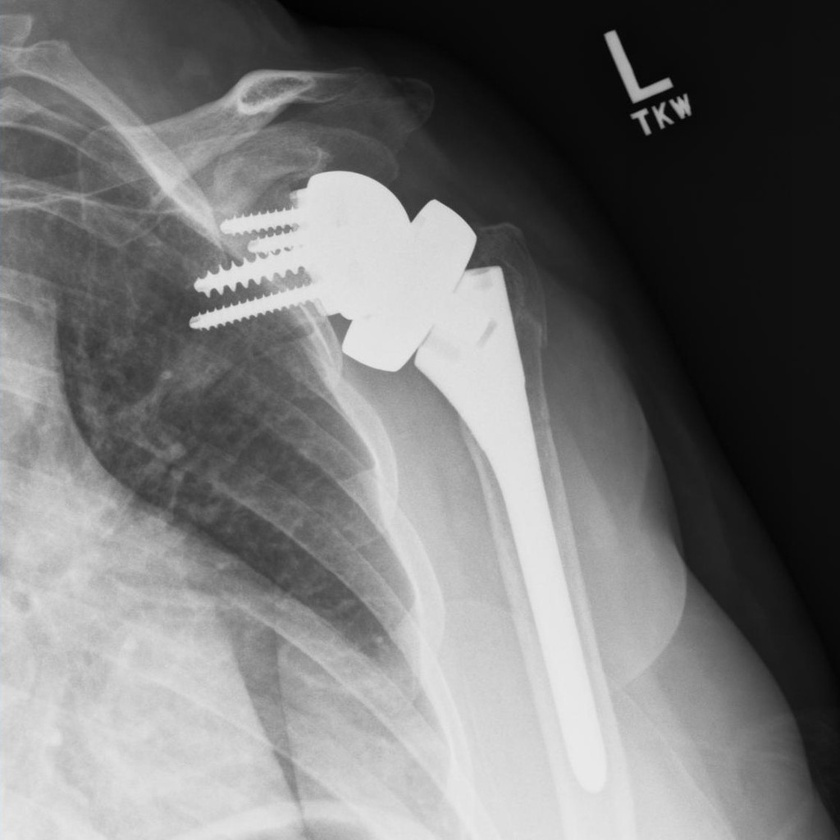
#> input picture HW4 - Frequency Domain/shoulder.jpg, 840 x 840 px, shrunk from 1024 x 1024 before the run
$ jupyter execute Part4.ipynb
#> lines starting #> are read from the running program, lines starting #| are printed output that depends on the picture; after the words box and inside, x2 and y2 are one past the last pixel; in counts of white or black regions, pixels touching at a corner belong together
[cell 1]
import numpy as np
import matplotlib.pyplot as plt
import cv2

## Section 1

[cell 2]
shoulder = cv2.imread("./shoulder.jpg", cv2.IMREAD_GRAYSCALE)
#> shoulder: shape (840, 840); min 0, max 235, mean 117.6
plt.imshow(shoulder, cmap="gray");

## Section 2

[cell 3]
def fourier(image):
    fft = np.fft.fft2(image)
    fft = np.fft.fftshift(fft)
    return np.log(1 + np.abs(fft)), np.angle(fft), fft

def show_fourier(original=None, magnitude=None, phase=None, super_title="", figsize=(12, 6)):
    if magnitude is None and phase is None:
        magnitude, phase = fourier(original)

    fig, axs = plt.subplots(1, 3, figsize=figsize)
    fig.tight_layout()
    axs[0].imshow(original, cmap='gray')
    axs[0].set_title('Original')
    axs[1].imshow(magnitude, cmap='gray')
    axs[1].set_title('log(Magnitude)')
    axs[2].imshow(phase, cmap='gray')
    axs[2].set_title('Phase')
    fig.suptitle(super_title)
    plt.show()

magnitude, phase, fft = fourier(shoulder)
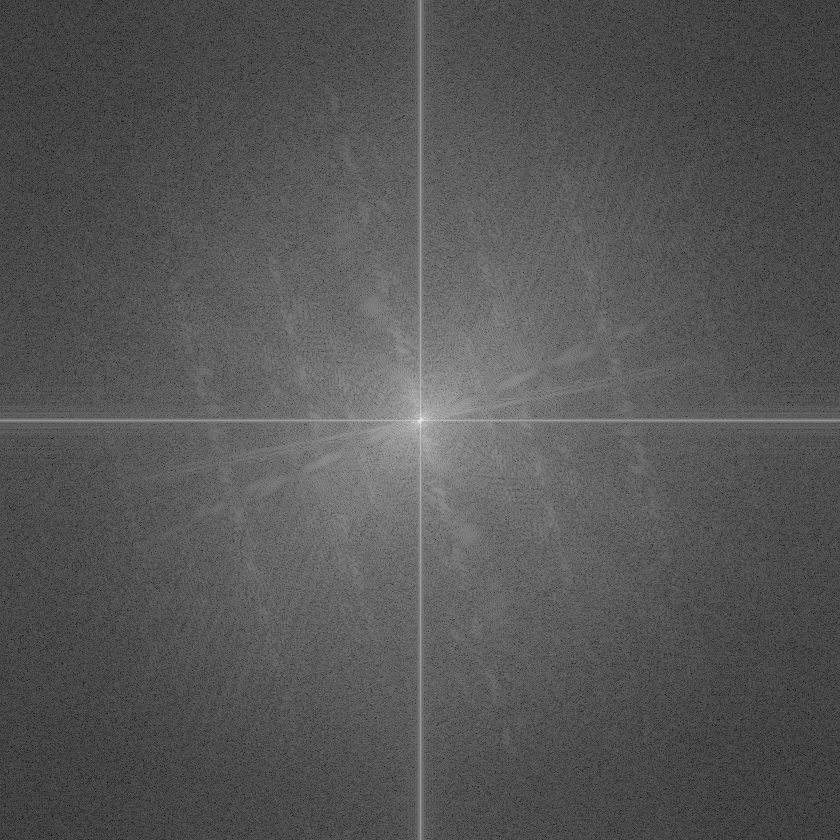
#> magnitude: shape (840, 840) float64; min 0.99, max 18.23, mean 6.85; drawn with min black and max white
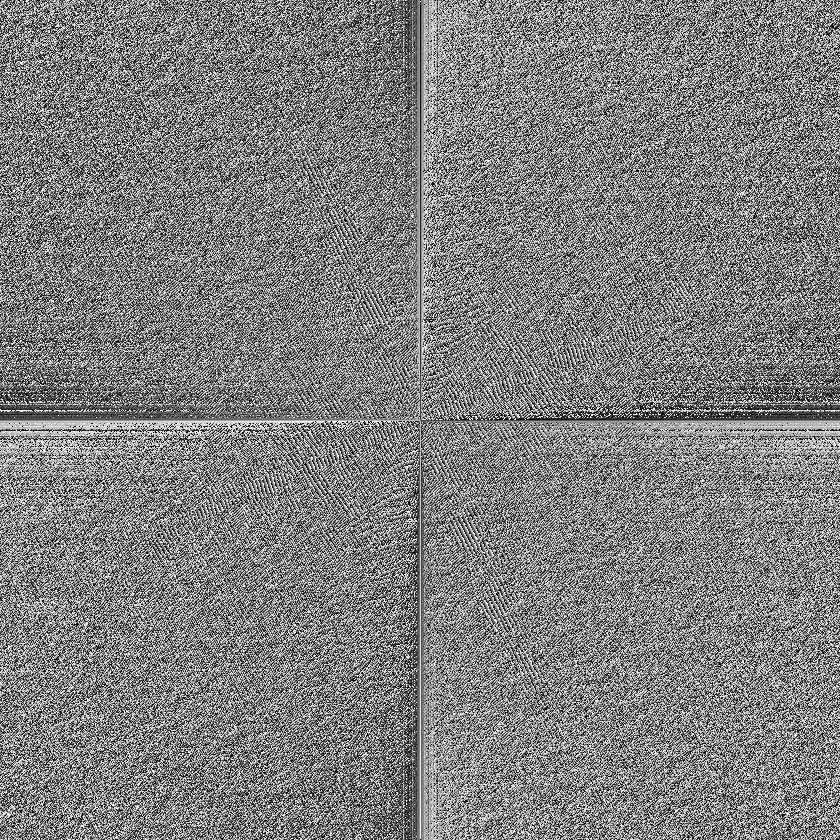
#> phase: shape (840, 840) float64; min -3.14, max 3.14, mean -8.9e-06; drawn with min black and max white
show_fourier(original=shoulder, magnitude=magnitude, phase=phase, super_title="Shoulder")
#> in show_fourier, `plt.show()`:
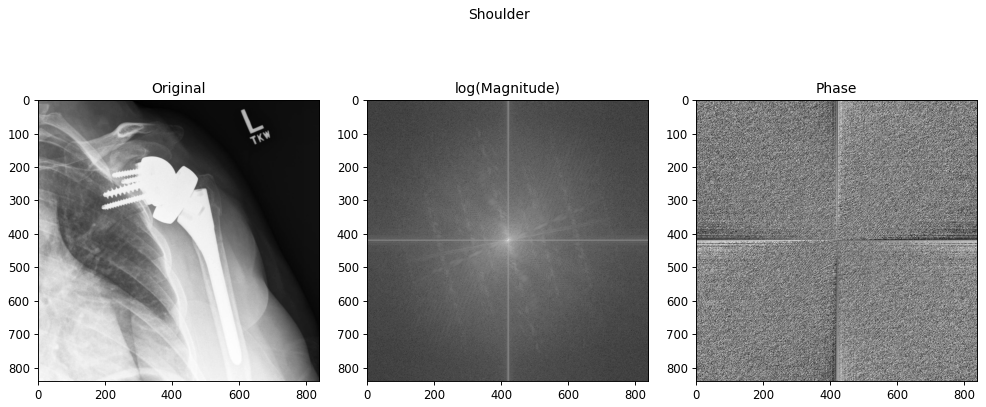
#> figure drawn by matplotlib, 3 panels

## Section 3

[cell 4]
def distance(i, j, shape):
    cx, cy = shape[0] // 2, shape[1] // 2
    return ((i - cx) ** 2 + (j - cy) ** 2) ** 0.5
def ideal_low_pass_filter(shape, r):
    return np.fromfunction(lambda i,j: distance(i, j, shape) ** 2 <= r ** 2, shape, dtype=float)

def gaussian_filter(shape, r):
    return np.fromfunction(lambda i,j: np.exp(-distance(i, j, shape) ** 2 / (2 * r** 2)), shape, dtype=float)

def butterworth_filter(shape, r):
    return np.fromfunction(lambda i,j: 1 / (1 + (distance(i, j, shape) / r) ** 4), shape, dtype=float)

def get_highpass(lp):
    return np.ones(lp.shape) - lp

def inverse_fourier(f):
    ishift_f = np.fft.ifftshift(f)
    image = np.fft.ifft2(ishift_f)
    image = np.abs(image)
    return image

def logabs(x):
    return np.log(1 + np.abs(x))

## Section 4

[cell 5]
shape = fft.shape
#> shape = (840, 840)
shape
#> Out = (840, 840)

### C = 30

[cell 6]
c = 30
ideal_fft_30 = fft * get_highpass(ideal_low_pass_filter(shape, c))
#> in get_highpass, `return np.ones(lp.shape) - lp`:
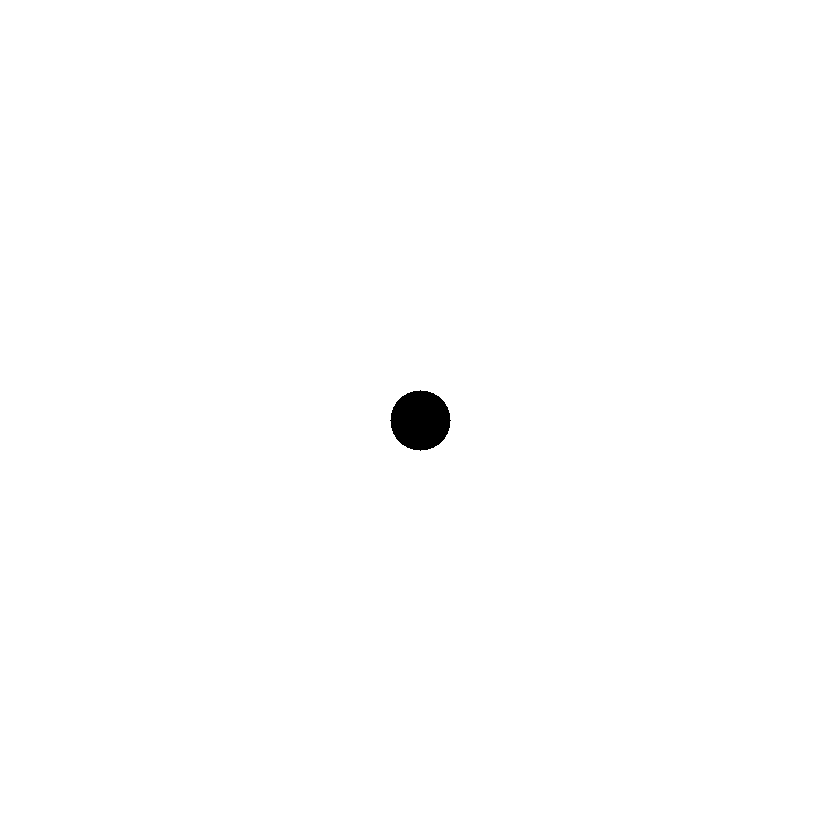
#> returned value: shape (840, 840) float64; values 0 (black) and 1 (white), 99.6% white; 1 black region, box (x1, y1, x2, y2) and area: (390, 390, 451, 451) 2821
gaussian_fft_30 = fft * get_highpass(gaussian_filter(shape, c))
butterworth_fft_30 = fft * get_highpass(butterworth_filter(shape, c))

### c = 100

[cell 7]
c = 100
ideal_fft_100 = fft * get_highpass(ideal_low_pass_filter(shape, c))
#> in get_highpass (call 4), `return np.ones(lp.shape) - lp`: returned value: shape (840, 840) float64; values 0 (black) and 1 (white), 95.5% white; 1 black region, box (x1, y1, x2, y2) and area: (320, 320, 521, 521) 31417
gaussian_fft_100 = fft * get_highpass(gaussian_filter(shape, c))
butterworth_fft_100 = fft * get_highpass(butterworth_filter(shape, c))

[cell 8]
fig, axs = plt.subplots(2, 3, figsize=(15, 10))
axs[0, 0].imshow(logabs(ideal_fft_30), cmap='gray')
axs[0, 0].set_title('ideal 30')

axs[0, 1].imshow(logabs(gaussian_fft_30), cmap='gray')
axs[0, 1].set_title('gaussian 30')

axs[0, 2].imshow(logabs(butterworth_fft_30), cmap='gray')
axs[0, 2].set_title('butterworth 30')

axs[1, 0].imshow(logabs(ideal_fft_100), cmap='gray')
#> in logabs (call 4), `return np.log(1 + np.abs(x))`:
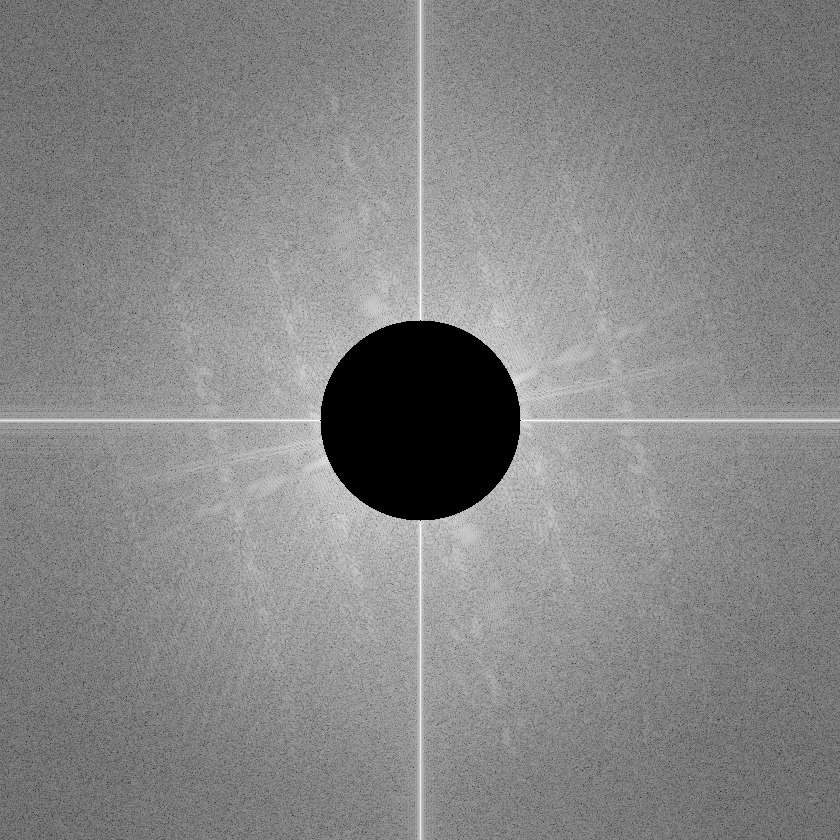
#> returned value: shape (840, 840) float64; min 0, max 12.2, mean 6.41; drawn with min black and max white
axs[1, 0].set_title('ideal 100')

axs[1, 1].imshow(logabs(gaussian_fft_100), cmap='gray')
#> in logabs (call 5), `return np.log(1 + np.abs(x))`:
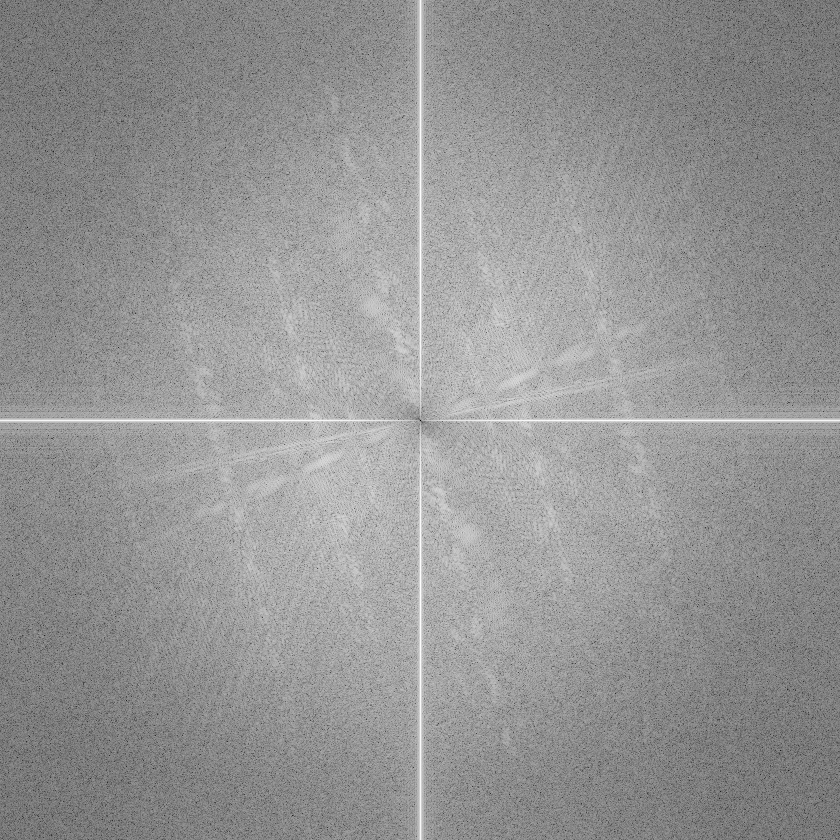
#> returned value: shape (840, 840) float64; min 0, max 11.5, mean 6.7; drawn with min black and max white
axs[1, 1].set_title('gaussian 100')

axs[1, 2].imshow(logabs(butterworth_fft_100), cmap='gray')
axs[1, 2].set_title('butterworth 100')
plt.show()

[cell 9]
image_i30 = inverse_fourier(ideal_fft_30)
image_i100 = inverse_fourier(ideal_fft_100)
#> in inverse_fourier (call 2), `image = np.abs(image)`:
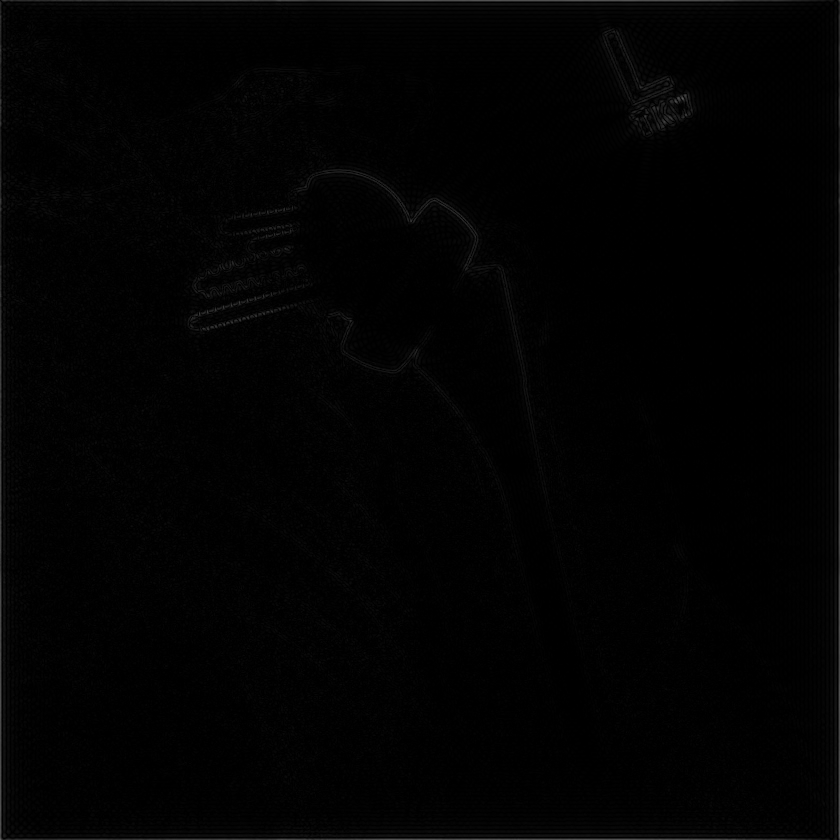
#> image: shape (840, 840) float64; min 1.15e-06, max 102.5, mean 2.6
image_g30 = inverse_fourier(gaussian_fft_30)
image_g100 = inverse_fourier(gaussian_fft_100)
image_b30 = inverse_fourier(butterworth_fft_30)
image_b100 = inverse_fourier(butterworth_fft_100)

fig, axs = plt.subplots(2, 3, figsize=(15, 10))
axs[0, 0].imshow(image_i30, cmap='gray')
axs[0, 0].set_title('ideal 30')

axs[0, 1].imshow(image_g30, cmap='gray')
axs[0, 1].set_title('gaussian 30')

axs[0, 2].imshow(image_b30, cmap='gray')
axs[0, 2].set_title('butterworth 30')

axs[1, 0].imshow(image_i100, cmap='gray')
axs[1, 0].set_title('ideal 100')

axs[1, 1].imshow(image_g100, cmap='gray')
axs[1, 1].set_title('gaussian 100')

axs[1, 2].imshow(image_b100, cmap='gray')
axs[1, 2].set_title('butterworth 100')
plt.show()

$ run again, with HW4 - Frequency Domain/metacarpal.png saved as HW4 - Frequency Domain/shoulder.jpg
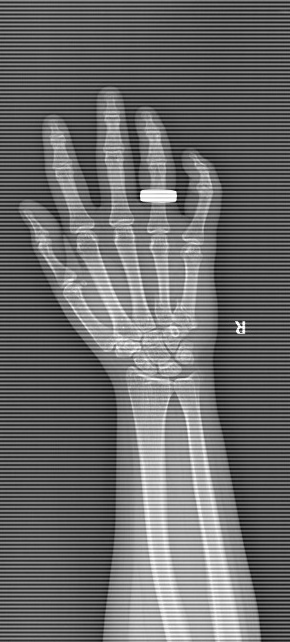
#> input picture HW4 - Frequency Domain/metacarpal.png, 290 x 642 px
#> shoulder is the input picture: shape (642, 290); min 2, max 255, mean 108.3
#> in get_highpass, `return np.ones(lp.shape) - lp`:
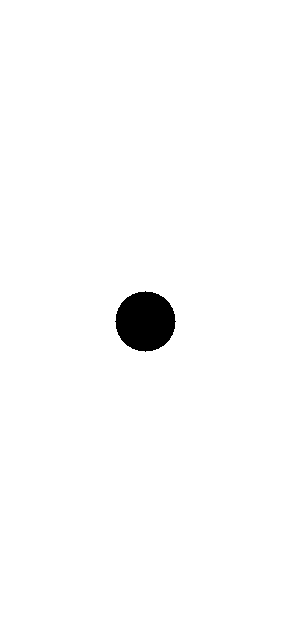
#> returned value: shape (642, 290) float64; values 0 (black) and 1 (white), 98.5% white; 1 black region, box (x1, y1, x2, y2) and area: (115, 291, 176, 352) 2821
#> in inverse_fourier (call 4), `image = np.abs(image)`:
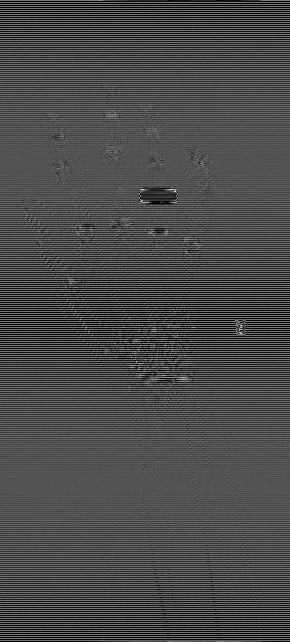
#> image: shape (642, 290) float64; min 0.00123, max 84.33, mean 24.9; drawn with min black and max white
